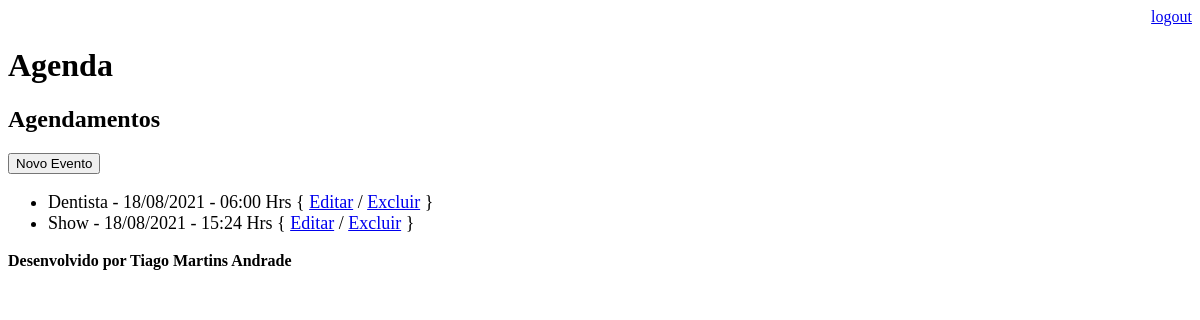
/agenda/ (signed in), run on an earlier commit of the app's database.
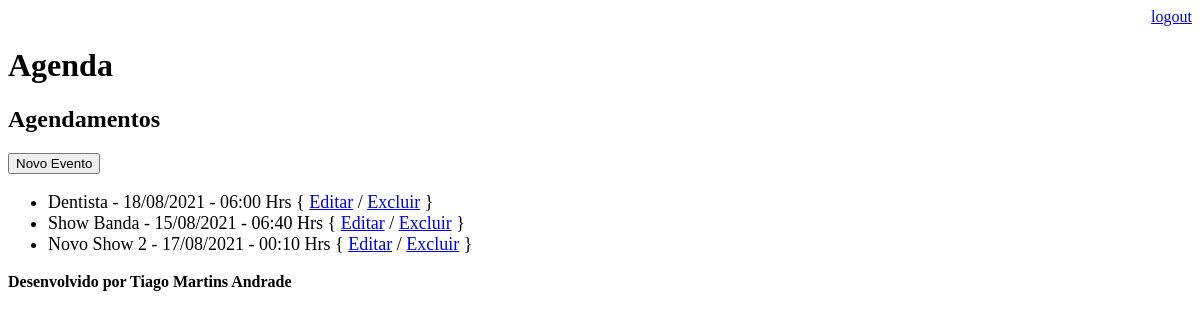
And on a later commit of the database.
### core/models.py (models this page shows, shortened)
class Evento(models.Model):
    titulo = models.CharField(max_length=100)
    descricao = models.TextField(blank=True, null=True)
    data_evento = models.DateTimeField(verbose_name='Data do Evento')
    data_criacao = models.DateTimeField(auto_now=True)
    usuario = models.ForeignKey(User, on_delete=models.CASCADE)
    class Meta:
        db_table = 'evento'
    def get_data_evento(self):
        return self.data_evento.strftime('%d/%m/%Y - %H:%M Hrs')
    def get_evento_atrasado(self):
        if self.data_evento < datetime.now():
            return True
        else:
            return False

### core/views.py (the view)
# urls.py: path('agenda/', views.lista_eventos),
@login_required(login_url='/login/')
def lista_eventos(request):
    usuario = request.user
    data_atual = datetime.now() - timedelta(hours=1)
    evento = Evento.objects.filter(usuario=usuario,
                                   data_evento__gt=data_atual)
    dados = {'eventos': evento}
    return render(request, 'agenda.html', dados)

### templates/agenda.html (shortened to what this page needs)
 {% extends "model-page.html" %}
 {% block content %}
    <h2>Agendamentos</h2>
    <a href="evento/">
        <button type="button">Novo Evento</button>
    </a>
    <ul style="font-size: 18px">
    {% for evento in eventos %}
        <li>
            <div style=>
                {{ evento.titulo }} - {{ evento.get_data_evento }}
                { <a href="evento/?id={{ evento.id }}">Editar</a>
                / <a href="evento/delete/{{ evento.id }}/">Excluir</a> }
            </div>
        </li>
    {% endfor %}
    </ul>
{% endblock %}

### templates/model-page.html
<!DOCTYPE html>
<html lang="en">
<head>
    {% include "model-header.html" %}
</head>
<body>
    {% block content %} {% endblock %}
    {% include "model-footer.html" %}
</body>
</html>

### templates/model-header.html (shortened to what this page needs)
 <div align="right">
    <a href="/logout">logout</a>
 </div>
 <h1>Agenda</h1>

### templates/model-footer.html
<b>Desenvolvido por Tiago Martins Andrade</b>

What changed in the data, as far as the page shows it:
removed Evento: titulo "Show", get_data_evento "18/08/2021 - 15:24 Hrs"
added Evento: titulo "Show Banda", get_data_evento "15/08/2021 - 06:40 Hrs"
added Evento: titulo "Novo Show 2", get_data_evento "17/08/2021 - 00:10 Hrs"
